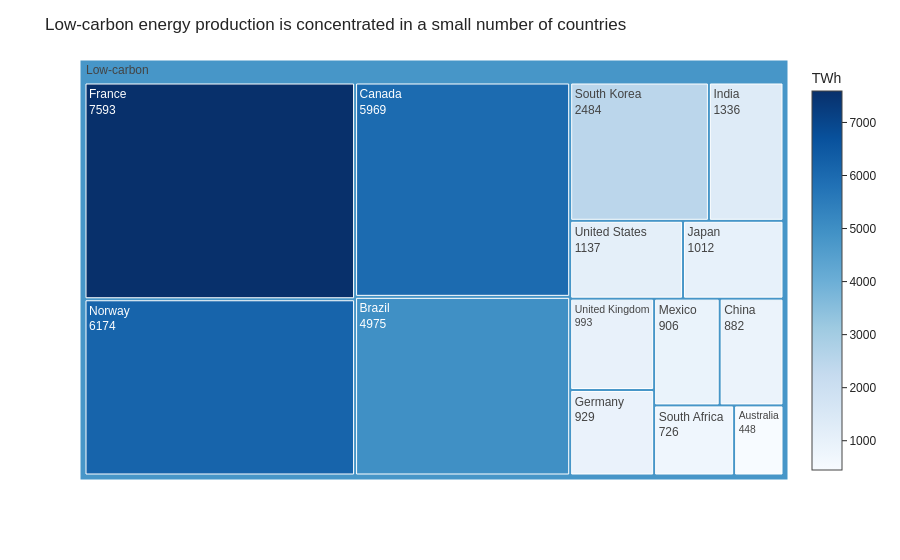
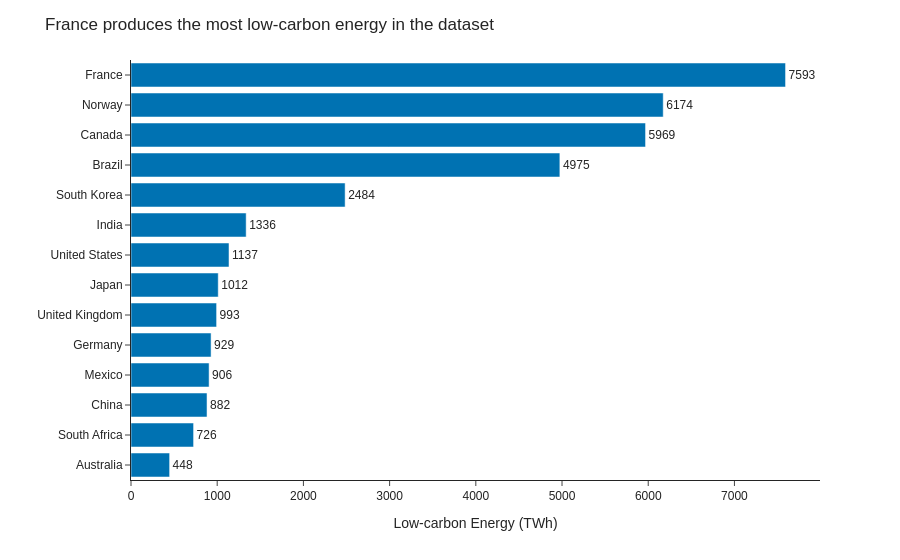

The notebook cell these images were saved under, in order:
### Markdown cell above
## Task 3 — Treemap vs bar: low-carbon energy by country

**What to build:** Build **both** a treemap and a horizontal bar chart showing total low-carbon TWh (Nuclear + Hydro) per country. Then answer the question in a markdown cell below.

**Requirements:**
- Filter to `Source_Type == 'Low-carbon'` and aggregate TWh by country
- Treemap: single-level `path=['All', 'Country']` with a dummy root node labelled `'Low-carbon'`
- Bar chart: sorted by TWh, horizontal orientation, CVD-safe colour
- Both charts show TWh values, not percentages
- Insight title on the bar chart naming the leading country

### Code cell
# Task 3 — charts
# YOUR CODE HERE
import plotly.express as px

# Filter low-carbon sources and aggregate by country
low_carbon = (
    df[df['Source_Type'] == 'Low-carbon']
    .groupby('Country', as_index=False)['TWh']
    .sum()
)

# Dummy root node for treemap
low_carbon['All'] = 'Low-carbon'

# Leading country for insight title
top_country = low_carbon.loc[
    low_carbon['TWh'].idxmax(),
    'Country'
]

# -------------------
# Treemap
# -------------------
fig_tree = px.treemap(
    low_carbon,
    path=['All', 'Country'],
    values='TWh',
    color='TWh',
    color_continuous_scale='Blues'
)

fig_tree.update_traces(
    textinfo='label+value',
    root_color='lightgrey'
)

fig_tree.update_layout(
    title='Low-carbon energy production is concentrated in a small number of countries',
    template='simple_white',
    font=dict(family='Arial')
)

fig_tree.show()

# -------------------
# Horizontal Bar Chart
# -------------------
bar_df = low_carbon.sort_values('TWh', ascending=True)

fig_bar = px.bar(
    bar_df,
    x='TWh',
    y='Country',
    orientation='h',
    text='TWh',
    color_discrete_sequence=['#0072B2']  # CVD-safe blue
)

fig_bar.update_traces(
    texttemplate='%{text:.0f}',
    textposition='outside'
)

fig_bar.update_layout(
    title=f'{top_country} produces the most low-carbon energy in the dataset',
    template='simple_white',
    font=dict(family='Arial'),
    xaxis_title='Low-carbon Energy (TWh)',
    yaxis_title=''
)

fig_bar.show()

# -------------------
# Answer
# -------------------

### Figure 1 — Plotly figure (JSON) as saved in the notebook; plotly's stock layout.template omitted (floating-point values rounded to 4 significant figures)
{"data": [{"branchvalues": "total", "customdata": [[448.0], [4975.0], [5969.0], [882.0], [7593.0], [929.0], [1336.0], [1012.0], [906.0], [6174.0], [726.0], [2484.0], [993.0], [1137.0], [4797.0]], "domain": {"x": [0, 1], "y": [0, 1]}, "hovertemplate": "labels=%{label}<br>TWh_sum=%{value}<br>parent=%{parent}<br>id=%{id}<br>TWh=%{color}<extra></extra>", "ids": ["Low-carbon/Australia", "Low-carbon/Brazil", "Low-carbon/Canada", "Low-carbon/China", "Low-carbon/France", "Low-carbon/Germany", "Low-carbon/India", "Low-carbon/Japan", "Low-carbon/Mexico", "Low-carbon/Norway", "Low-carbon/South Africa", "Low-carbon/South Korea", "Low-carbon/United Kingdom", "Low-carbon/United States", "Low-carbon"], "labels": ["Australia", "Brazil", "Canada", "China", "France", "Germany", "India", "Japan", "Mexico", "Norway", "South Africa", "South Korea", "United Kingdom", "United States", "Low-carbon"], "marker": {"coloraxis": "coloraxis", "colors": [448.0, 4975.0, 5969.0, 882.0, 7593.0, 929.0, 1336.0, 1012.0, 906.0, 6174.0, 726.0, 2484.0, 993.0, 1137.0, 4797.0]}, "name": "", "parents": ["Low-carbon", "Low-carbon", "Low-carbon", "Low-carbon", "Low-carbon", "Low-carbon", "Low-carbon", "Low-carbon", "Low-carbon", "Low-carbon", "Low-carbon", "Low-carbon", "Low-carbon", "Low-carbon", ""], "root": {"color": "lightgrey"}, "textinfo": "label+value", "type": "treemap", "values": [448.0, 4975.0, 5969.0, 882.0, 7593.0, 929.0, 1336.0, 1012.0, 906.0, 6174.0, 726.0, 2484.0, 993.0, 1137.0, 35560.0]}], "layout": {"coloraxis": {"colorbar": {"title": {"text": "TWh"}}, "colorscale": [[0, "rgb(247,251,255)"], [0.125, "rgb(222,235,247)"], [0.25, "rgb(198,219,239)"], [0.375, "rgb(158,202,225)"], [0.5, "rgb(107,174,214)"], [0.625, "rgb(66,146,198)"], [0.75, "rgb(33,113,181)"], [0.875, "rgb(8,81,156)"], [1, "rgb(8,48,107)"]]}, "font": {"family": "Arial"}, "legend": {"tracegroupgap": 0}, "margin": {"t": 60}, "title": {"text": "Low-carbon energy production is concentrated in a small number of countries"}}}

### Figure 2 — Plotly figure (JSON) as saved in the notebook; plotly's stock layout.template omitted (floating-point values rounded to 4 significant figures)
{"data": [{"hovertemplate": "TWh=%{text}<br>Country=%{y}<extra></extra>", "legendgroup": "", "marker": {"color": "#0072B2", "pattern": {"shape": ""}}, "name": "", "orientation": "h", "showlegend": false, "text": [448.0, 726.0, 882.0, 906.0, 929.0, 993.0, 1012.0, 1137.0, 1336.0, 2484.0, 4975.0, 5969.0, 6174.0, 7593.0], "textposition": "outside", "texttemplate": "%{text:.0f}", "type": "bar", "x": [448.0, 726.0, 882.0, 906.0, 929.0, 993.0, 1012.0, 1137.0, 1336.0, 2484.0, 4975.0, 5969.0, 6174.0, 7593.0], "xaxis": "x", "y": ["Australia", "South Africa", "China", "Mexico", "Germany", "United Kingdom", "Japan", "United States", "India", "South Korea", "Brazil", "Canada", "Norway", "France"], "yaxis": "y"}], "layout": {"barmode": "relative", "font": {"family": "Arial"}, "legend": {"tracegroupgap": 0}, "margin": {"t": 60}, "title": {"text": "France produces the most low-carbon energy in the dataset"}, "xaxis": {"anchor": "y", "domain": [0, 1], "title": {"text": "Low-carbon Energy (TWh)"}}, "yaxis": {"anchor": "x", "domain": [0, 1], "title": {"text": ""}}}}
